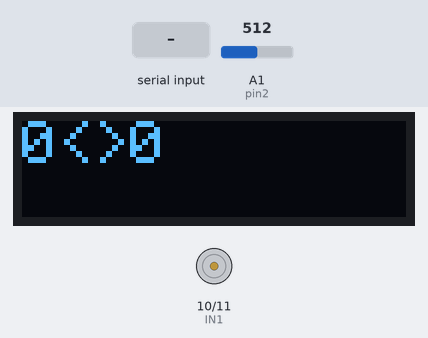
Bench run of a sketch on a simulated Arduino Uno, built with avr-gcc and run on an emulated ATmega328P. Shown: 128×32 one-colour display, motor-driver pin pairs drawn as motors (green arrow = first pin HIGH = forward, orange = second pin HIGH = backward, longer = more drive, scaled by the enable pin). The test bench sets the inputs (shaded band); at power-on: A1 (pin2) = 512. The display library's start-up logo is not drawn.

Above: at 2.2 s.
2.3 s: "90:45:200\n" received over Serial
At 5.1 s:
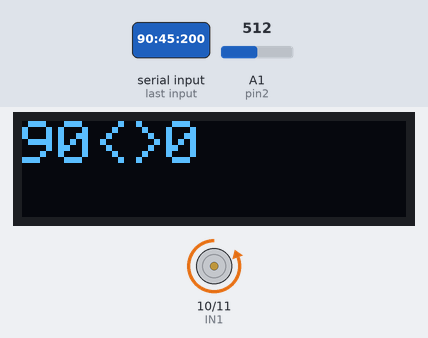
5.3 s: A1 (pin2) set to 658
At 7.5 s:
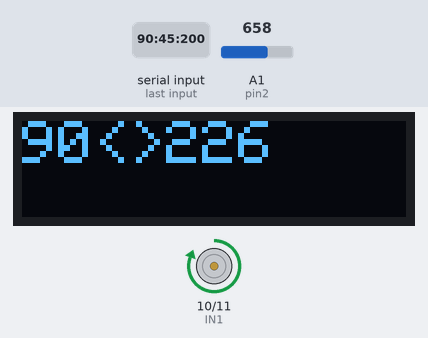
8.0 s: A1 (pin2) set to 511
At 8.4 s:
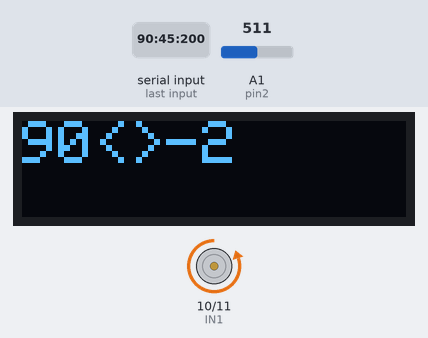
10.6 s: "PNN:1\n" received over Serial
At 12.9 s:
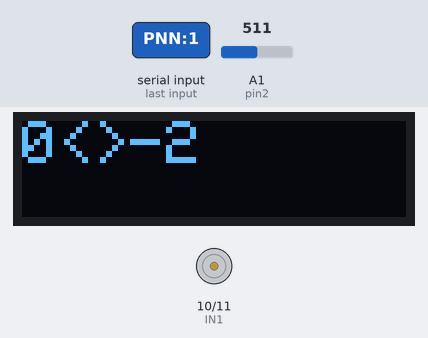
13.2 s: A1 (pin2) set to 366
At 14.0 s:
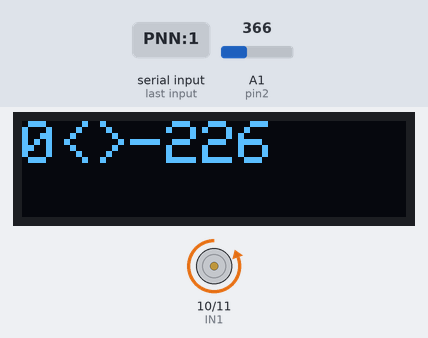
Timing chart, 0 to 15.7 s (numbered marks = the images above; inputs shaded):
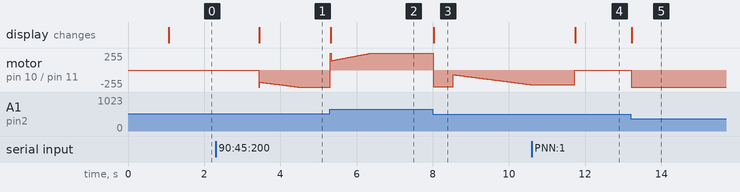

Measured:
- after the input at 2.3 s, the display: changes after 1.1 s (image 1)
- after the input at 5.3 s, the display: changes at once (image 2)
- after the input at 8.0 s, the display: changes at once (image 3)
- after the input at 10.6 s, the display: changes after 1.1 s (image 4)
- after the input at 13.2 s, motor on pin 10 (IN1) / pin 11 (IN2): stopped → backward 255/255 at once; the display: changes at once (image 5)

The sketch:

RotorSerialPointPIDOled.ino
```cpp
/* RotorSerialPointPIDOled v  0.3- código apontamento de rotor via serial com feedback de posição por pot via OLED. Velocidade calculada por PID > ok!


Este código está calibrado para o Rotor 1 (caixa de madeira) > em 06/10/2023
Controla motor DC com ponte H  via comando serial
Controla direção e velocidade (usando PWM)


A porta de leitura analógica do pot2 do arduino retorna um valor entre 0 e 1024, mapeando  a posição angular do rotor
A velocidade é proporcional ao erro da posição angular do pot2 em relação ao angulo enviado via serial, calculada via PID


O resultado do apontamento do rotor é apresentado no visor oled, nos formatos -180> 0 > 180 e 0-360


lembrar que no arduino A4= SDA, e  A5= SCL, e o display funcionou com 3.3v...
*/

#include <SPI.h>
#include <Wire.h>
#include <Adafruit_GFX.h>
#include <Adafruit_SSD1306.h>
#include <PID_v1.h>


int IN1 = 10; // Pino IN1 da ponte H
int IN2 = 11; // Pino IN2 da ponte H
int ENA = 9;  // Pino ENA da ponte H
int pin1 = A0;
int pin2 = A1;
int t1 = 10;


long pot2 =0;
long Pot180n = 396; // valor do pot2 equivalente a - 180 graus >> rotor2
long Pot180p = 628; // valor do pot2 equivalente a + 180 graus >> rotor2


long Potmin = 376; // Valor mínimo  de curso do pot2
long Potmax = 648; // valor máximo  de curso do pot2
long ctp = 0;
long delt = 0;
long vel = 0;
int  vmin = 70; // define velocidade mínima
long Azr = 0; // Azimute do rotor
long Azr2 = 0; // Azimute do rotor outro formato
long Azs1 = 0; // azimute alvo
int tol = 5;


// variaveis de leitura serial:


int AZgp = 0;
int ELgp = 0;
String TextToSend ="";
String AZgp1 ="";
String ELgp1 ="";
String AZgp2 ="";
String ELgp2 ="";


// PID Gain variables
// Fine tune as required
double Kp = 2;  // Proportional Gain
double Ki = 1;  // Integral Gain
double Kd = 1;  // Derivitive Gain

// PID Parameter variables
double Setpoint;
double Input;
double Output;


//Create display Object
Adafruit_SSD1306 display = Adafruit_SSD1306(128, 32, &Wire);


// Create PID Object
PID myPID(&Input, &Output, &Setpoint, Kp, Ki , Kd, DIRECT);


void setup() {
 display.begin(SSD1306_SWITCHCAPVCC, 0x3C); // Address 0x3C for 128x32
 display.display();
 delay(1000);
 // Clear the buffer.
 display.clearDisplay();
 display.display();
 // text display tests
 display.setTextSize(2);
 display.setTextColor(WHITE);

 pinMode(IN1, OUTPUT);
 pinMode(IN2, OUTPUT);
 pinMode(pin1, INPUT);
 pinMode(pin2, INPUT);
 Serial.begin(9600);
// Serial.setTimeout(10); // Testar se precisa usar ou não...


 //Serial.print("RotorserialPointPIMOled v 0.2 by Fabio Franca  em 13/09/23");
// Serial.println();
 digitalWrite(IN1,LOW);
 digitalWrite(IN2,LOW);

 // definições do PID
 myPID.SetMode(AUTOMATIC);
 myPID.SetOutputLimits(-255, 255);
 myPID.SetSampleTime(20);


}


void loop() {
 // Leitura de dados seriais:
 if (Serial.available()> 0 ){
  String datain = Serial.readString();
  delay(10);
  datain.trim();

  if (datain == "PNN") {
      TextToSend = "Parking N: ";
      AZgp = 0;
      ELgp = 0;
      AZgp2 = String(AZgp, DEC);
      ELgp2 = String(ELgp, DEC);
      datain = "0";
      delay(100);
    }
  if (datain == "PSE") {
      TextToSend = "Parking S, esq.: ";
      AZgp = -180;
      ELgp = 0;
      AZgp2 = String(AZgp, DEC);
      ELgp2 = String(ELgp, DEC);
      datain = "0";
      delay(100);
    }
  if (datain == "PSD") {
      TextToSend = "Parking S, dir.: ";
      AZgp = 180;
      ELgp = 0;
      AZgp2 = String(AZgp, DEC);
      ELgp2 = String(ELgp, DEC);
      datain = "0";
      delay(100);
    }
  if (datain != "0")
  {
   char *ptr = NULL;
    char buff[8];
    char *strings[3];
    byte index = 0;
    datain.toCharArray(buff,8);
    ptr = strtok(buff,":");
    while (ptr != NULL)
    {
      strings[index] = ptr;
      index ++;
      ptr = strtok(NULL,":");
    }
  AZgp1= strings[0];
  ELgp1= strings[1];
  AZgp = AZgp1.toInt();
  ELgp = ELgp1.toInt();
    AZgp2 = String(AZgp, DEC);
    ELgp2 = String(ELgp, DEC);
    datain = "0";
    delay(100);

  }
 }


 // Leitura da posição do rotor:
 pot2 = analogRead(pin2);
 Azr = int(360*(pot2 - Pot180n)/(Pot180p-Pot180n) -180); //  Calcula o valor do azimute do rotor, no formato -180 <> 180

 delt = AZgp - Azr; // AZgp era azs1 antes...
 ctp = abs(delt);


  // Calcula parâmetros PID e comanda o motor
  Setpoint = Azr;
  Input = AZgp; // era azs1.
  myPID.Compute();
  vel = abs(Output);
    if (vel < vmin){
    vel = vmin;
  }
  delt = AZgp - Azr; // AZgp era azs1 antes...
  ctp = abs(delt);
  analogWrite(ENA,vel);


 // opera o motor segundo a função de erro...


 if (pot2 <= Potmin); {
  digitalWrite(IN1, LOW);
  digitalWrite(IN2, LOW);
  }
 if (pot2 >= Potmax); {
  digitalWrite(IN1, LOW);
  digitalWrite(IN2, LOW);
  }
  if (ctp <= tol) {
  digitalWrite(IN1, LOW);
  digitalWrite(IN2, LOW);

  }

  if ((ctp > tol) && (delt)  >=  0) {
  digitalWrite(IN1, LOW);
  digitalWrite(IN2, HIGH);
  }

  if ((ctp > tol) && (delt)  <  0) {
  digitalWrite(IN1, HIGH);
  digitalWrite(IN2, LOW);
  }


 // Escreve azimute rotor em formato 0-360
  if (Azr >=0){
    Azr2 =  Azr;
  }
  else {
  Azr2 = 360 + Azr;
  }


  // Oled print
  String Azrd = String(Azr, DEC);
  String Azr2d = String(Azr2, DEC);
  String AZgpd = String(AZgp, DEC);
  // String Oleds = String(AZgpd + "<>" + Azrd +" : "+ Azr2d);
  String Oleds = String(AZgpd + "<>" + Azrd);
  display.clearDisplay();
  display.setCursor(0, 0);
  display.print(Oleds);
  display.display();

  // Serial print
  String deltd = String(delt, DEC);
  String veld = String(vel, DEC);
  TextToSend = String(AZgpd + "<>"+ Azrd +" : "+ Azr2d +" : "+ deltd +" : "+ veld);
  //Serial.println(TextToSend);

 // Releitura da posição do rotor:
  pot2 = analogRead(pin2);
  Azr = int(360*(pot2 - Pot180n)/(Pot180p-Pot180n) -180); //  Calcula o valor do azimute do rotor

  delay(t1);            // espera t1


}
```
